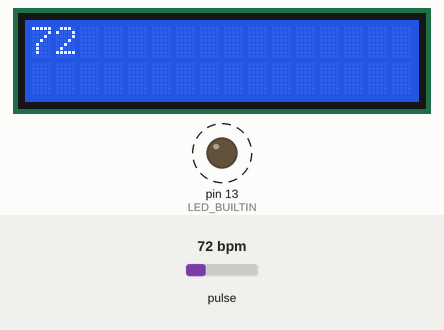
The sketch below on a simulated Arduino Uno, built with avr-gcc and run on an emulated ATmega328P. Parts: 16×2 character LCD, output pins drawn as LEDs (lit = HIGH). Dashed ring = blinking. Inputs (shaded band) come from the test bench; at power-on: pulse 72 bpm. What the sketch prints to the serial monitor is not drawn.

Above: at 1.4 s.
1.5 s: pulse set to 42 bpm
At 3.4 s:
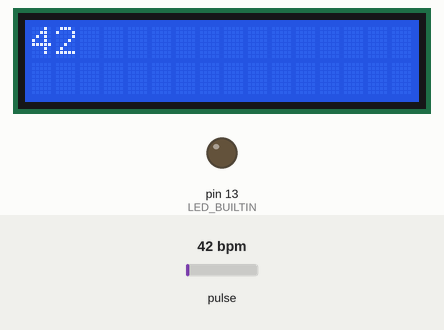
3.9 s: pulse set to 100 bpm
At 4.42 s:
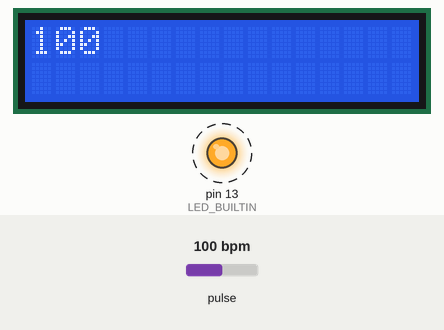
5.8 s: pulse set to 70 bpm
At 7.1 s:
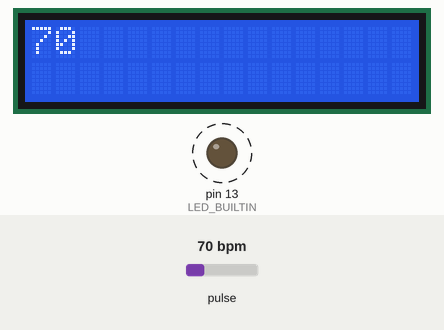
Timing chart, 0 to 14.1 s (numbered marks = the images above; inputs shaded):
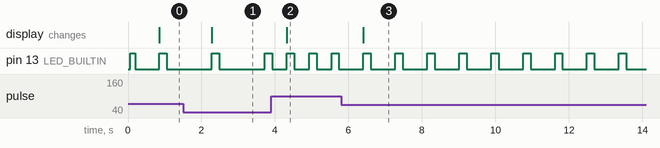

Measured:
- after the input at 1.5 s, the display: changes after 0.79 s (image 1)
- after the input at 3.9 s, the display: changes after 0.43 s (image 2)
- after the input at 5.8 s, pin 13 (LED_BUILTIN): alternates HIGH for 0.20 s and LOW for 0.67 s, starting after 0.61 s; the display: changes after 0.61 s (image 3)

The sketch:

HR_monitor_with_LCD_for_serial_output_read.ino
```cpp
//apparently this goes first
#define USE_ARDUINO_INTERRUPTS true       // Set-up low-level interrupts for most accurate BPM math.

//library used in project
#include <LiquidCrystal.h>                // Set-up for using LCD monitors
#include <PulseSensorPlayground.h>        // Includes the PulseSensorPlayground Library.

// Variables                              //
// initialize the library with for the    //
// numbers of the interface pins          //
LiquidCrystal lcd(7, 8, 9, 10, 11, 12);   //
const int PulseWire = 0;                  // PulseSensor PURPLE WIRE connected to ANALOG PIN 0
const int LED = LED_BUILTIN;              // The on-board Arduino LED< close to PIN 13
int Threshold = 550;                      // Determine which Signal to count as a beat" and which to ignore
                                          // Use the "Getting STarted Project" to fine-tune Threshold Value beyond default
                                          // Otherwise leave the default "550" value.
PulseSensorPlayground pulseSensor;        // Creates an instance of the PulseSensorPlayground object called "pulseSensor"

void setup()
{
  //LCD SETUP                             //
  //setting up the LCD's number...        //
  //...of columns and rows                //
  lcd.begin(16, 2);                       //

  //PulseSensorPlayground SETUP           //
  Serial.begin(9600);                     //

  //Configure the PulseSensor object by assign our variables to it.
  pulseSensor.analogInput(PulseWire);
  pulseSensor.blinkOnPulse(LED);
  pulseSensor.setThreshold(Threshold);

  if(pulseSensor.begin())
  {

  }
}


void loop()
{
  //PulseSensorPlayground LOOP
  if(pulseSensor.sawStartOfBeat())                // Constatly test to see if "a beat happened"
  {                                               //
    int myBPM = pulseSensor.getBeatsPerMinute();  // Calls function on our pulseSensor object that returns BPM as an "int"
    Serial.println(myBPM);                        // "myBPM" hold this BPM value now.

    //LCD LOOP
    //set the cursor to column 0, line 1
    //(note: line 1 is the second row, since counting begins at 0)
    lcd.setCursor(0,0);
    if((myBPM / 100) < 1)
    {

      //print the number of seconds since reset:
      lcd.print("   ");
      lcd.setCursor(0,0);
      lcd.print(myBPM);
    }
    else
    {
      lcd.print("  ");
      lcd.setCursor(0,0);
      lcd.print(myBPM);
    }

  }

  delay(20);                                      // considered best practice in a simple sketch
}
```
